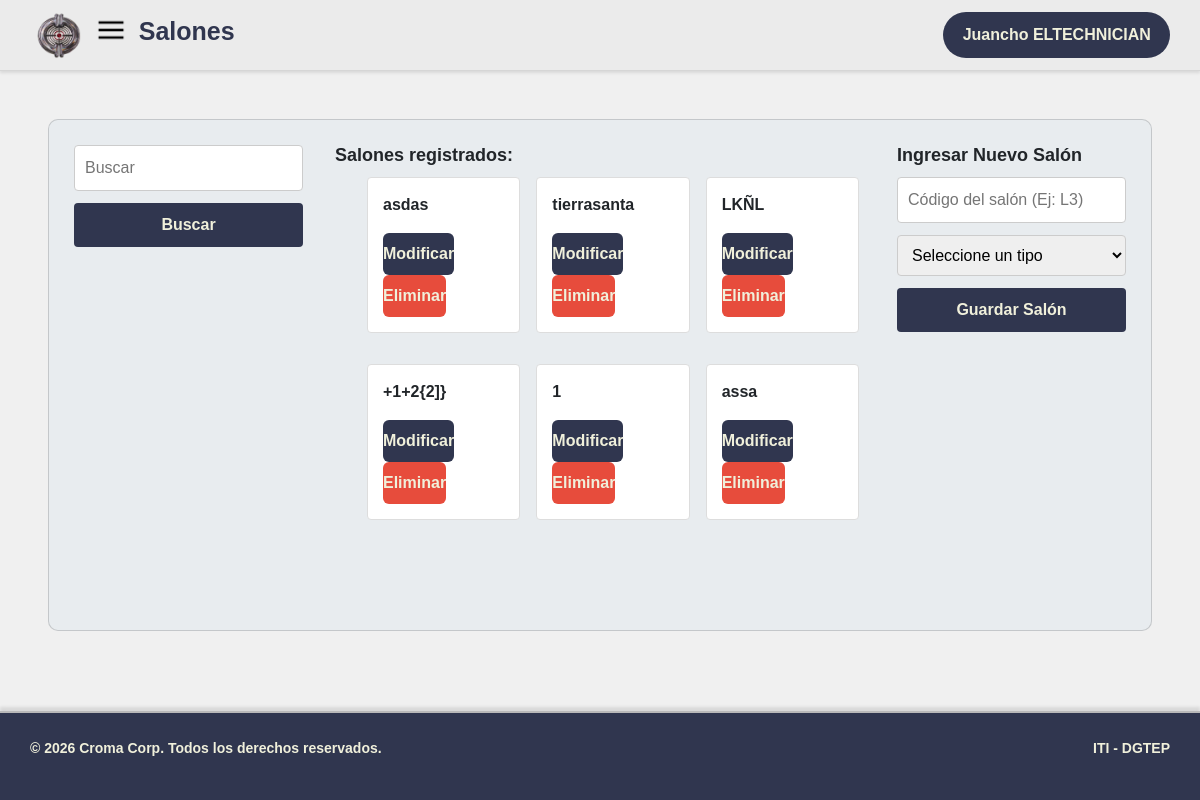
Page /Presentacion/html/salones.php (signed in) on the committed database.
### tables this page shows
CREATE TABLE `salon` (
  `id_salon` int(11) NOT NULL,
  `nombre` varchar(50) NOT NULL,
  `tipo` enum('laboratorio','taller','aula','oficina') NOT NULL
);

### Datos/Clases/ClassSalones.php (called while the page is built, shortened)
<?php
require __DIR__ . '/../DataBase/ConexionMYSQL/conexion.php';
class Salon {
 public static function mostrar(){
    global $conexion;
    $sql = $conexion->query("SELECT tipo, nombre, id_salon FROM salon");
    $salones = [];
    while ($fila = $sql->fetch_assoc()) {
    $salones[] = $fila;
}
return $salones;
 }
}
?>

### Procesos/mostrarsalon.php (called while the page is built, shortened)
<?php
require __DIR__ . "../../Datos/Clases/ClassSalones.php";
if (isset($_GET['buscar']) && trim($_GET['buscar']) !== '') {
    $tablabusqueda = new Salon($conexion, "", "", "");
    $nombrebusqueda = trim($_GET['buscar']);
    $ok = $tablabusqueda->buscarpornombre($nombrebusqueda);
} else {
    $ok = Salon::mostrar();
}
$editando = null;
?>

### Presentacion/html/salones.php (the view, shortened to what this page needs)
<!DOCTYPE html>
<html lang="es">
<head>
  <link rel="stylesheet" href="https://cdn.jsdelivr.net/npm/bootstrap@5.3.3/dist/css/bootstrap.min.css">
  <link rel="stylesheet" href="../css/global.css">
  <link rel="stylesheet" href="../css/inventario.css">
</head>
<body data-modulo="salones">
    <header>
           <h1 id="titulo">Salones</h1>
            <?php include '../globales/Header.php'?>
    </header>
    <main>
          <section id="contenido">
            <section id="busqueda">
                <form method="post" action="../../Procesos/mostrarsalon.php">
                    <input id="inptbusqueda" name="nombre" type="text" placeholder="Buscar">
                    <button type="submit">Buscar</button>
                </form>
            </section>
            <article id="seccion-listado">
                <h3 class="titulo-seccion">Salones registrados:</h3>
                <ul id="listado">
                    <?php include_once "../../Procesos/mostrarsalon.php";
                    foreach ($ok as $claveindexada => $valorindexado) {
                    echo "
             <li class='tarjeta-producto'>
                    <p class='tarjeta-nombre'>" . htmlspecialchars($valorindexado['nombre']) . "</p>
                <div class='tarjetas-acciones'>
                    <a class='boton-modificar' href='?editar=" . $valorindexado['id_salon'] . "'>Modificar</a>
                    <form method='post' action='../../Procesos/eliminarsalon.php' style='display:inline'>
            <input type='hidden' name='id_salon' value='" . $valorindexado['id_salon'] . "'>
                    <button class='boton-eliminar' type='submit' onclick=\"return confirm('¿Seguro que quieres eliminar el salon?')\">Eliminar</button>
                    </form>
                </div>
            </li>
    ";
}
                    ?>
                </ul>
            </article>
            <article id="seccion-formulario">
                 <h3 class="titulo-seccion"><?= $editando ? "Modificar Salón" : "Ingresar Nuevo Salón" ?></h3>
                <form id="formulario-salon" method="post" action="../../Procesos/backend/procesosalones.php">
                    <input name="nombre" type="text" id="nombreSalon" placeholder="Código del salón (Ej: L3)"
                        value="<?= $editando ? htmlspecialchars($editando['nombre']) : '' ?>" required>
                    <select id="tipo" name="tipo">
                        <option value="">Seleccione un tipo</option>
                    </select>
                    <button id="submit" type="submit">Guardar Salón</button>
                </form>
            </article>
        </section>
    </main>
    <?php include '../globales/Footer.php' ?>
</body>
</html>

### Presentacion/css/global.css (style rules this page uses)
* { margin: 0; padding: 0; box-sizing: border-box; text-decoration: none; font-family:Arial, Helvetica, sans-serif; }
html { scroll-behavior: smooth; overflow-x: hidden; }
body { font-family: 'Helvetica Neue', Helvetica, Arial, sans-serif; margin: 0; padding: 0; display: flex; flex-direction: column; min-height: 100vh; background-color: #f0f0f0; overflow-x: hidden; max-width: 100%; }
main { flex: 1; display: flex; justify-content: center; min-width: 0; }
#titulo { text-align: left; order: 3; }
header { display: grid; grid-template-columns: auto auto auto 1fr; align-items: center; border-bottom: 1px solid #d6d6d6; background-color: #ebebeb; box-shadow: 0 2px 3px rgba(0, 0, 0, 0.1); padding: 10px 30px; }
header h1 { font-size: 25px; color: #30364F; font-weight: bold; margin-left: 0.5em; }

### Presentacion/css/inventario.css (style rules this page uses)
.titulo-seccion { font-size: 18px; margin-bottom: 10px; font-weight: bold; }
.tarjeta-producto { background-color: white; border: 1px solid #ddd; padding: 15px; margin-bottom: 15px; border-radius: 4px; transition: all 0.3s ease; display: flex; flex-direction: column; }
.tarjeta-nombre { font-weight: bold; font-size: 16px; }
.boton-historial, .boton-modificar, .boton-eliminar { flex: 1; padding: 9px 0; font-weight: bold; border: none; border-radius: 6px; cursor: pointer; transition: 0.25s ease; color: #F0F0DB; }
.boton-historial, .boton-modificar { background-color: #30364F; }
.boton-eliminar { background-color: #e74c3c; }
#contenido { background-color: #e8ecef; padding: 25px; border-radius: 10px; margin-top: 20px; border: 1px solid rgba(0, 0, 0, 0.158); display: flex; align-items: flex-start; gap: 2em; margin: 3em; transition: 0.5s; }
#seccion-listado { flex: 1; max-height: 60vh; overflow-y: auto; padding-right: 6px; }
#seccion-formulario { position: sticky; top: 20px; align-self: flex-start; min-width: 220px; }
#contenido input { transition: 0.5s; }
#listado { display: grid; grid-template-columns: 1fr 1fr 1fr; gap: 1em; }
form { display: flex; flex-direction: column; gap: 12px; }
a { display: inline-block; text-decoration: none; }
input, select, button { padding: 10px; font-size: 16px; border: 1px solid #ccc; border-radius: 4px; }
button, #submit { background-color: #30364F; color: #F0F0DB; border: none; cursor: pointer; transition: 0.5s; font-weight: bold; }
ul { list-style: none; }

### rows in the picture
salon: nombre "asdas"
salon: nombre "tierrasanta"
salon: nombre "LKÑL"
salon: nombre "+1+2{2]}"
salon: nombre "1"
salon: nombre "assa"

### other values in the picture
$usuario['nombre'] . " " . $usuario['apellido'] "Juancho ELTECHNICIAN"
